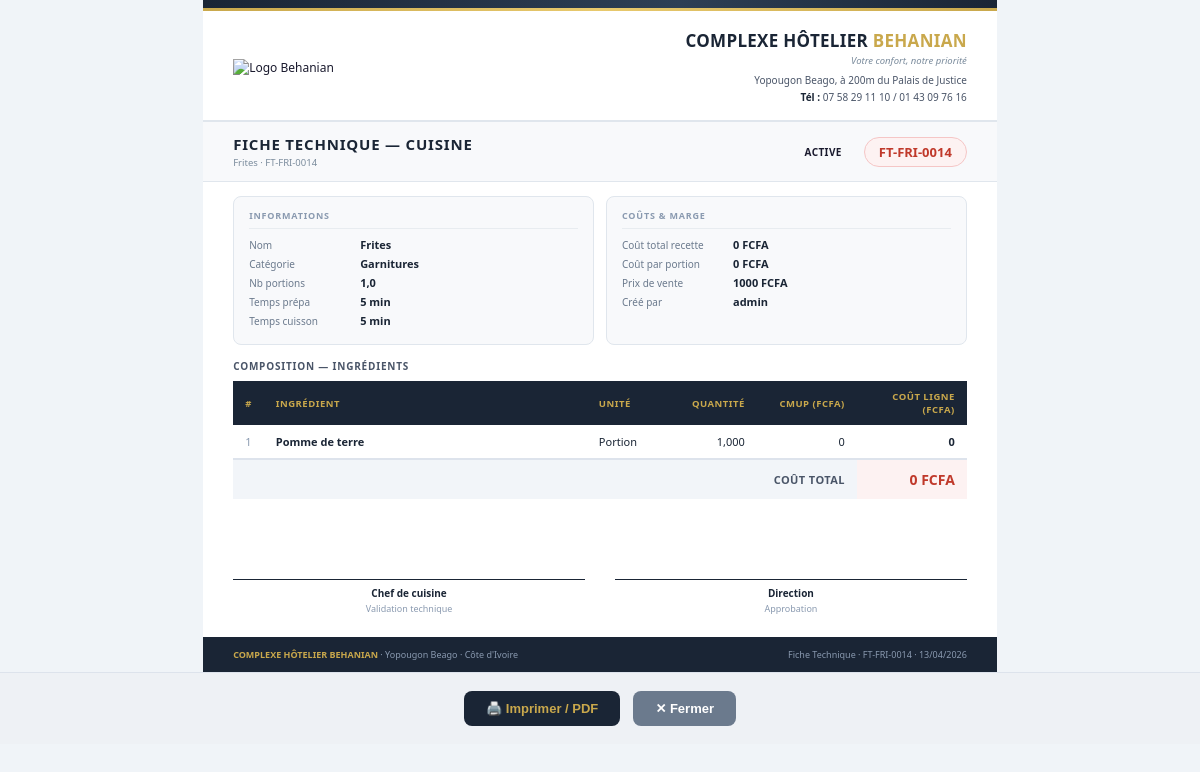
The app's page /cuisine/fiches/14/print/ (signed in) with its own data.
### cuisine/models.py (models this page shows, shortened)
class FicheTechnique(models.Model):
    STATUT_CHOICES = [
        ('actif',    'Active'),
        ('archive',  'Archivée'),
        ('brouillon','Brouillon'),
    ]
    nom                = models.CharField(max_length=200, verbose_name="Nom de la recette", default="")
    reference          = models.CharField(max_length=50, unique=True, blank=True, null=True, verbose_name="Référence")
    categorie          = models.ForeignKey(CategoriePlat, on_delete=models.SET_NULL, null=True, blank=True,
                                           verbose_name="Catégorie")
    description        = models.TextField(blank=True, verbose_name="Description / Méthode")
    nb_portions        = models.DecimalField(max_digits=6, decimal_places=1, default=1,
                                             verbose_name="Nombre de portions")
    temps_preparation  = models.IntegerField(default=0, verbose_name="Temps de préparation (min)")
    temps_cuisson      = models.IntegerField(default=0, verbose_name="Temps de cuisson (min)")
    statut             = models.CharField(max_length=20, choices=STATUT_CHOICES, default='actif')
    image              = models.ImageField(upload_to='fiches_techniques/', blank=True, null=True)
    cree_par           = models.ForeignKey(User, on_delete=models.SET_NULL, null=True, related_name='fiches_techniques')
    date_creation      = models.DateTimeField(auto_now_add=True)
    date_modification  = models.DateTimeField(auto_now=True)
    @property
    def cout_total(self):
        return sum(l.cout_ligne for l in self.lignes.all())
    @property
    def cout_par_portion(self):
        if self.nb_portions and self.nb_portions > 0:
            return self.cout_total / self.nb_portions
        return Decimal('0')
    class Meta:
        verbose_name        = "Fiche Technique"
        verbose_name_plural = "Fiches Techniques"
        ordering            = ['categorie__ordre', 'nom']

class CategoriePlat(models.Model):
    nom    = models.CharField(max_length=100, verbose_name="Nom")
    ordre  = models.IntegerField(default=0, verbose_name="Ordre d'affichage")
    icone  = models.CharField(max_length=50, blank=True, default="fa-utensils", verbose_name="Icône")
    class Meta:
        verbose_name        = "Catégorie de plat"
        verbose_name_plural = "Catégories de plats"
        ordering            = ['ordre', 'nom']

class LigneFicheTechnique(models.Model):
    fiche       = models.ForeignKey(FicheTechnique, on_delete=models.CASCADE, related_name='lignes')
    ingredient  = models.ForeignKey(Ingredient, on_delete=models.PROTECT, verbose_name="Ingrédient")
    quantite    = models.DecimalField(max_digits=12, decimal_places=3, verbose_name="Quantité (unité recette)")
    notes_ligne = models.CharField(max_length=200, blank=True, verbose_name="Note (ex: haché, émincé...)")
    @property
    def cout_ligne(self):
        return self.quantite * self.ingredient.prix_unitaire_recette
    class Meta:
        verbose_name        = "Ligne de fiche technique"
        verbose_name_plural = "Lignes de fiches techniques"
        ordering            = ['id']

class Ingredient(models.Model):
    STATUT_CHOICES = [
        ('actif',    'Actif'),
        ('sommeil',  'En sommeil'),
        ('supprime', 'Supprimé'),
    ]
    reference         = models.CharField(max_length=50, unique=True, blank=True, null=True, verbose_name="Référence")
    nom               = models.CharField(max_length=200, verbose_name="Désignation")
    categorie         = models.ForeignKey(CategorieIngredient, on_delete=models.SET_NULL, null=True, blank=True, verbose_name="Catégorie")
    description       = models.TextField(blank=True, verbose_name="Description")
    unite_stock       = models.ForeignKey(UniteIngredient, on_delete=models.SET_NULL, null=True, blank=True,
                                          related_name='ingredients_stock', verbose_name="Unité de stock")
    unite_recette     = models.ForeignKey(UniteIngredient, on_delete=models.SET_NULL, null=True, blank=True,
                                          related_name='ingredients_recette', verbose_name="Unité recette (fiches techniques)")
    facteur_conversion = models.DecimalField(max_digits=12, decimal_places=6, default=1,
                                              verbose_name="Facteur conversion stock→recette",
                                              help_text="Ex : 1 kg = 1000 g → saisir 1000")
    prix_achat        = models.DecimalField(max_digits=10, decimal_places=2, default=0, verbose_name="Prix d'achat unitaire (FCFA)")
    cmup              = models.DecimalField(max_digits=10, decimal_places=4, default=0, verbose_name="CMUP (FCFA)")
    quantite_stock    = models.DecimalField(max_digits=12, decimal_places=3, default=0, verbose_name="Quantité en stock")
    seuil_alerte      = models.DecimalField(max_digits=12, decimal_places=3, default=0, verbose_name="Seuil d'alerte")
    stock_max         = models.DecimalField(max_digits=12, decimal_places=3, default=0, blank=True, verbose_name="Stock maximum")
    fournisseur_principal = models.ForeignKey(Fournisseur, on_delete=models.SET_NULL, null=True, blank=True,
                                               verbose_name="Fournisseur principal")
    statut            = models.BooleanField(default=True, verbose_name="Actif")
    date_creation     = models.DateTimeField(auto_now_add=True)
    date_modification = models.DateTimeField(auto_now=True)
    class Meta:
        verbose_name        = "Ingrédient"
        verbose_name_plural = "Ingrédients"
        ordering            = ['categorie__ordre', 'nom']
    @property
    def prix_unitaire_recette(self):
        if self.facteur_conversion and self.facteur_conversion > 0:
            return self.cmup / self.facteur_conversion
        return self.cmup

class Plat(models.Model):
    STATUT_CHOICES = [
        ('disponible',   'Disponible'),
        ('indisponible', 'Indisponible (rupture)'),
        ('saisonnier',   'Saisonnier'),
        ('archive',      'Archivé'),
    ]
    nom               = models.CharField(max_length=200, verbose_name="Nom du plat")
    reference         = models.CharField(max_length=50, unique=True, blank=True, null=True, verbose_name="Référence")
    categorie         = models.ForeignKey(CategoriePlat, on_delete=models.SET_NULL, null=True, blank=True,
                                          verbose_name="Catégorie")
    description_carte = models.TextField(blank=True, verbose_name="Description pour la carte client")
    fiche_technique   = models.OneToOneField(FicheTechnique, on_delete=models.SET_NULL, null=True, blank=True,
                                              related_name='plat', verbose_name="Fiche Technique liée")
    prix_vente        = models.DecimalField(max_digits=10, decimal_places=2, default=0,
                                            verbose_name="Prix de vente (FCFA)")
    statut            = models.CharField(max_length=20, choices=STATUT_CHOICES, default='disponible')
    image             = models.ImageField(upload_to='plats/', blank=True, null=True)
    ordre_carte       = models.IntegerField(default=0, verbose_name="Ordre sur la carte")
    date_creation     = models.DateTimeField(auto_now_add=True)
    date_modification = models.DateTimeField(auto_now=True)
    class Meta:
        verbose_name        = "Plat"
        verbose_name_plural = "Plats"
        ordering            = ['categorie__ordre', 'ordre_carte', 'nom']

class UniteIngredient(models.Model):
    nom          = models.CharField(max_length=50,  verbose_name="Nom de l'unité")
    abreviation  = models.CharField(max_length=10,  verbose_name="Abréviation", blank=True)
    type_unite   = models.CharField(max_length=20,  choices=[
        ('masse',   'Masse (kg, g...)'),
        ('volume',  'Volume (L, cl, ml...)'),
        ('piece',   'Pièce / unité'),
        ('autre',   'Autre'),
    ], default='piece', verbose_name="Type d'unité")
    class Meta:
        verbose_name        = "Unité de mesure"
        verbose_name_plural = "Unités de mesure"
        ordering            = ['nom']

### cuisine/views.py (the view)
# urls.py: path('fiches/<int:pk>/print/', views.fiche_print, name='fiche_print'),
@require_module_access('cuisine')
def fiche_print(request, pk):
    fiche  = get_object_or_404(FicheTechnique, pk=pk)
    lignes = fiche.lignes.select_related('ingredient__unite_recette').all()
    return render(request, 'cuisine/fiche_print.html', {'fiche': fiche, 'lignes': lignes})

### utils/permissions.py (called while the page is built, shortened)
def get_user_groups(user):
    return list(user.groups.values_list('name', flat=True))

def user_has_access(user, module):
    if not user.is_authenticated:
        return False
    if user.is_superuser:
        return True

def require_module_access(module):
    def decorator(view_func):
        @wraps(view_func)
        @login_required
        def wrapper(request, *args, **kwargs):
            if not user_has_access(request.user, module):
                messages.error(request,
                    "Accès refusé — vous n'avez pas les droits pour accéder à ce module.")
                return redirect('dashboard:index')
            return view_func(request, *args, **kwargs)
        return wrapper
    return decorator

def get_accessible_modules(user):
    if user.is_superuser:
        return ['dashboard', 'hotel', 'restaurant', 'bar', 'cuisine',
                'piscine', 'boite_nuit', 'espaces', 'caisse', 'facturation',
                'parametres', 'users']

### templates/cuisine/fiche_print.html (shortened to what this page needs)
{% extends 'print_base.html' %}
{% block doc_content %}
<div class="doc-title-band">
  <div>
    <div class="doc-title-text">Fiche Technique — Cuisine</div>
    <div class="doc-title-sub">{{ fiche.nom }} · {{ fiche.reference }}</div>
  </div>
  <div class="doc-title-right">
    <span class="badge badge-{{ fiche.statut }}">{{ fiche.get_statut_display }}</span>
    <span class="doc-ref">{{ fiche.reference }}</span>
  </div>
</div>
<div class="meta-grid cols-2">
  <div class="meta-box">
    <div class="meta-box-title">Informations</div>
    <div class="meta-row"><span class="meta-lbl">Nom</span><span class="meta-val">{{ fiche.nom }}</span></div>
    <div class="meta-row"><span class="meta-lbl">Catégorie</span><span class="meta-val">{{ fiche.categorie.nom|default:"—" }}</span></div>
    <div class="meta-row"><span class="meta-lbl">Nb portions</span><span class="meta-val">{{ fiche.nb_portions }}</span></div>
    <div class="meta-row"><span class="meta-lbl">Temps prépa</span><span class="meta-val">{{ fiche.temps_preparation }} min</span></div>
    <div class="meta-row"><span class="meta-lbl">Temps cuisson</span><span class="meta-val">{{ fiche.temps_cuisson }} min</span></div>
  </div>
  <div class="meta-box">
    <div class="meta-box-title">Coûts & Marge</div>
    <div class="meta-row"><span class="meta-lbl">Coût total recette</span><span class="meta-val">{{ fiche.cout_total|floatformat:0 }} FCFA</span></div>
    <div class="meta-row"><span class="meta-lbl">Coût par portion</span><span class="meta-val">{{ fiche.cout_par_portion|floatformat:0 }} FCFA</span></div>
    {% if fiche.plat %}
    <div class="meta-row"><span class="meta-lbl">Prix de vente</span><span class="meta-val">{{ fiche.plat.prix_vente|floatformat:0 }} FCFA</span></div>
    {% endif %}
    <div class="meta-row"><span class="meta-lbl">Créé par</span><span class="meta-val">{{ fiche.cree_par.get_full_name|default:fiche.cree_par.username }}</span></div>
  </div>
</div>
<div class="content-section">
  <div class="section-title">Composition — Ingrédients</div>
  <table class="doc-table">
    <thead>
      <tr>
        <th style="width:30px">#</th>
        <th>Ingrédient</th>
        <th style="width:80px">Unité</th>
        <th class="r" style="width:90px">Quantité</th>
        <th class="r" style="width:100px">CMUP (FCFA)</th>
        <th class="r" style="width:110px">Coût ligne (FCFA)</th>
      </tr>
    </thead>
    <tbody>
      {% for l in lignes %}
      <tr>
        <td class="muted">{{ forloop.counter }}</td>
        <td class="bold">{{ l.ingredient.nom }}</td>
        <td>{{ l.ingredient.unite_recette.abreviation|default:"—" }}</td>
        <td class="r">{{ l.quantite|floatformat:3 }}</td>
        <td class="r">{{ l.ingredient.cmup|floatformat:0 }}</td>
        <td class="r bold">{{ l.cout_ligne|floatformat:0 }}</td>
      </tr>
      {% empty %}
      <tr><td colspan="6" style="text-align:center;padding:20px;color:#8a9ab0;font-style:italic">Aucun ingrédient</td></tr>
      {% endfor %}
    </tbody>
    <tfoot>
      <tr>
        <td colspan="4"></td>
        <td class="total-label">Coût total</td>
        <td class="total-val">{{ fiche.cout_total|floatformat:0 }} FCFA</td>
      </tr>
    </tfoot>
  </table>
</div>
<div class="signatures cols-2" style="margin-top:16px">
  <div class="sig-box"><div class="sig-line">Chef de cuisine</div><div class="sig-hint">Validation technique</div></div>
  <div class="sig-box"><div class="sig-line">Direction</div><div class="sig-hint">Approbation</div></div>
</div>
{% endblock %}
{% block doc_footer_right %}Fiche Technique · {{ fiche.reference }} · {{ fiche.date_creation|date:"d/m/Y" }}{% endblock %}

### templates/print_base.html (style rules this page uses)
* { margin:0; padding:0; box-sizing:border-box; }
body { font-family:'Segoe UI',Arial,sans-serif; font-size:12px; color:#1a1a2e; background:#f0f4f8; }
.doc-title-band { background:#f8f9fb; border-top:1px solid #e0e6ed; border-bottom:1px solid #e0e6ed; padding:12px 30px; display:flex; justify-content:space-between; align-items:center; }
.doc-title-text { font-size:15px; font-weight:800; color:#1a2535; text-transform:uppercase; letter-spacing:.8px; }
.doc-title-sub { font-size:9.5px; color:#7a8b9c; margin-top:2px; }
.doc-title-right { display:flex; align-items:center; gap:10px; }
.badge { display:inline-block; padding:4px 12px; border-radius:20px; font-size:10px; font-weight:700; text-transform:uppercase; letter-spacing:.4px; }
.doc-ref { font-size:13px; font-weight:700; color:#c0392b; background:#fdf2f2; border:1px solid #f5c6c6; padding:5px 14px; border-radius:20px; }
.meta-grid { display:grid; padding:14px 30px; gap:12px; }
.meta-grid.cols-2 { grid-template-columns:1fr 1fr; }
.meta-box { background:#f8f9fb; border:1px solid #e0e6ed; border-radius:8px; padding:12px 15px; }
.meta-box-title { font-size:9px; font-weight:700; text-transform:uppercase; letter-spacing:.8px; color:#8a9ab0; padding-bottom:6px; margin-bottom:8px; border-bottom:1px solid #e8ecf0; }
.meta-row { display:flex; gap:6px; margin-bottom:4px; align-items:baseline; }
.meta-lbl { font-size:10px; color:#6b7a8d; min-width:105px; flex-shrink:0; }
.meta-val { font-size:11px; font-weight:600; color:#1a2535; }
.content-section { padding:0 30px 14px; }
.section-title { font-size:10px; font-weight:700; text-transform:uppercase; letter-spacing:.8px; color:#4a5568; margin-bottom:8px; }
.doc-table { width:100%; border-collapse:collapse; }
.doc-table thead { background:#1a2535; }
.doc-table thead th { padding:9px 12px; font-size:9.5px; font-weight:600; text-transform:uppercase; letter-spacing:.5px; color:#c9a84c; text-align:left; }
.doc-table thead th.r { text-align:right; }
.doc-table tbody td { padding:9px 12px; font-size:11px; color:#1a2535; border-bottom:1px solid #edf0f5; vertical-align:middle; }
.doc-table tbody td.r { text-align:right; }
.doc-table tbody td.bold { font-weight:700; }
.doc-table tbody td.muted { color:#8a9ab0; }
.doc-table tfoot td { padding:10px 12px; font-weight:700; background:#f2f5f9; border-top:2px solid #dde3ec; }
.doc-table tfoot td.total-label { text-align:right; text-transform:uppercase; font-size:11px; letter-spacing:.4px; color:#4a5568; }
.doc-table tfoot td.total-val { text-align:right; font-size:14px; color:#c0392b; background:#fdf2f2; }
.signatures { display:grid; gap:30px; margin:18px 30px 0; padding-top:14px; }
.signatures.cols-2 { grid-template-columns:1fr 1fr; }
.sig-box { text-align:center; }
.sig-line { border-top:1px solid #1a2535; padding-top:6px; margin-top:36px; font-size:10px; color:#1a2535; font-weight:600; }
.sig-hint { font-size:9px; color:#8a9ab0; margin-top:2px; }

### records on screen
FicheTechnique: nom "Frites", reference "FT-FRI-0014", statut "ACTIVE", categorie.nom "Garnitures", nb_portions "1,0", temps_preparation "5", temps_cuisson "5", cout_total "0", cout_par_portion "0", plat.prix_vente "1000", cree_par.get_full_name "admin", date_creation "13/04/2026"
LigneFicheTechnique: ingredient.nom "Pomme de terre", ingredient.unite_recette.abreviation "Portion", quantite "1,000", ingredient.cmup "0", cout_ligne "0"
